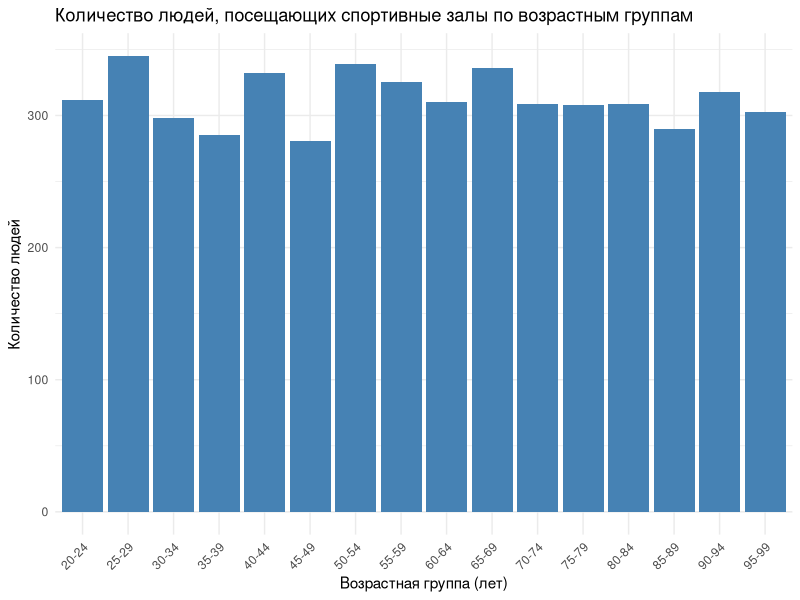

Write R code to recreate this figure.
library(ggplot2)

# Создаем тестовые данные
age_group_start <- c(20, 25, 30, 35, 40, 45, 50, 55, 60, 65, 70, 75, 80, 85, 90, 95)
age_group_end <- c(24, 29, 34, 39, 44, 49, 54, 59, 64, 69, 74, 79, 84, 89, 94, 99)
people_count <- c(312, 345, 298, 285, 332, 281, 339, 325, 310, 336, 309, 308, 309, 290, 318, 303)
age_groups <- paste(age_group_start, age_group_end, sep = "-")
data <- data.frame(AgeGroup = factor(age_groups, levels = age_groups), PeopleCount = people_count)

# Создаем график
p <- ggplot(data, aes(x = AgeGroup, y = PeopleCount)) +
  geom_col(fill = "steelblue") +
  labs(title = "Количество людей, посещающих спортивные залы по возрастным группам",
       x = "Возрастная группа (лет)", y = "Количество людей") +
  theme_minimal() +
  theme(axis.text.x = element_text(angle = 45, hjust = 1))

# В серверном коде будет использована функция save_visual_output для сохранения графика
print(p) 